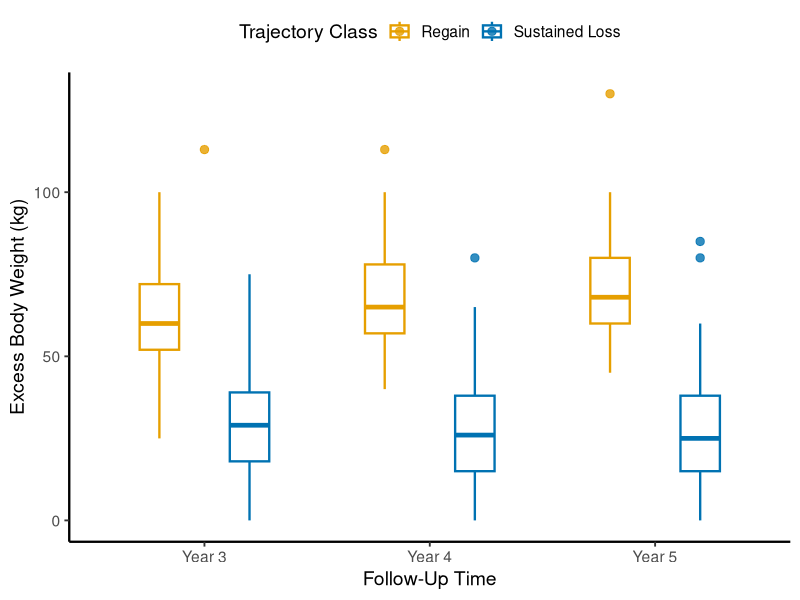

Generate this figure with R:
library(ggplot2)
library(svglite)

df = read.csv("data_ebw_cohort.csv", stringsAsFactors = FALSE)

outlier_rows = do.call(rbind, lapply(seq_len(nrow(df)), function(i) {
  outs = df$outliers[i]
  if (is.na(outs) || outs == "") return(NULL)
  vals = as.numeric(strsplit(outs, ";")[[1]])
  data.frame(time = df$time[i], class = as.character(df$class[i]), value = vals)
}))

df$class = as.character(df$class)
df$time_f = factor(df$time)
colors = c("1" = "#E69F00", "2" = "#0072B2")

p = ggplot(df, aes(x = time_f, color = class, group = interaction(time_f, class))) +
  geom_boxplot(
    aes(ymin = ymin, lower = lower, middle = middle, upper = upper, ymax = ymax),
    stat = "identity",
    position = position_dodge(width = 0.8),
    width = 0.35, linewidth = 0.8, fill = "white", outlier.shape = NA
  ) +
  geom_point(
    data = outlier_rows,
    aes(x = factor(time), y = value, color = class, group = interaction(factor(time), class)),
    position = position_dodge(width = 0.8),
    size = 2.5, alpha = 0.8, inherit.aes = FALSE
  ) +
  scale_color_manual(values = colors, name = "Trajectory Class",
                     labels = c("1" = "Regain", "2" = "Sustained Loss")) +
  scale_x_discrete(labels = c("3" = "Year 3", "4" = "Year 4", "5" = "Year 5")) +
  scale_y_continuous(breaks = c(0, 50, 100)) +
  labs(
    x = "Follow-Up Time",
    y = "Excess Body Weight (kg)"
  ) +
  theme_classic(base_size = 14) +
  theme(
    legend.position = "top",
    axis.line = element_line(linewidth = 0.8)
  )

ggsave("figs2_ebw_cohort.svg", p, width = 5, height = 4)
